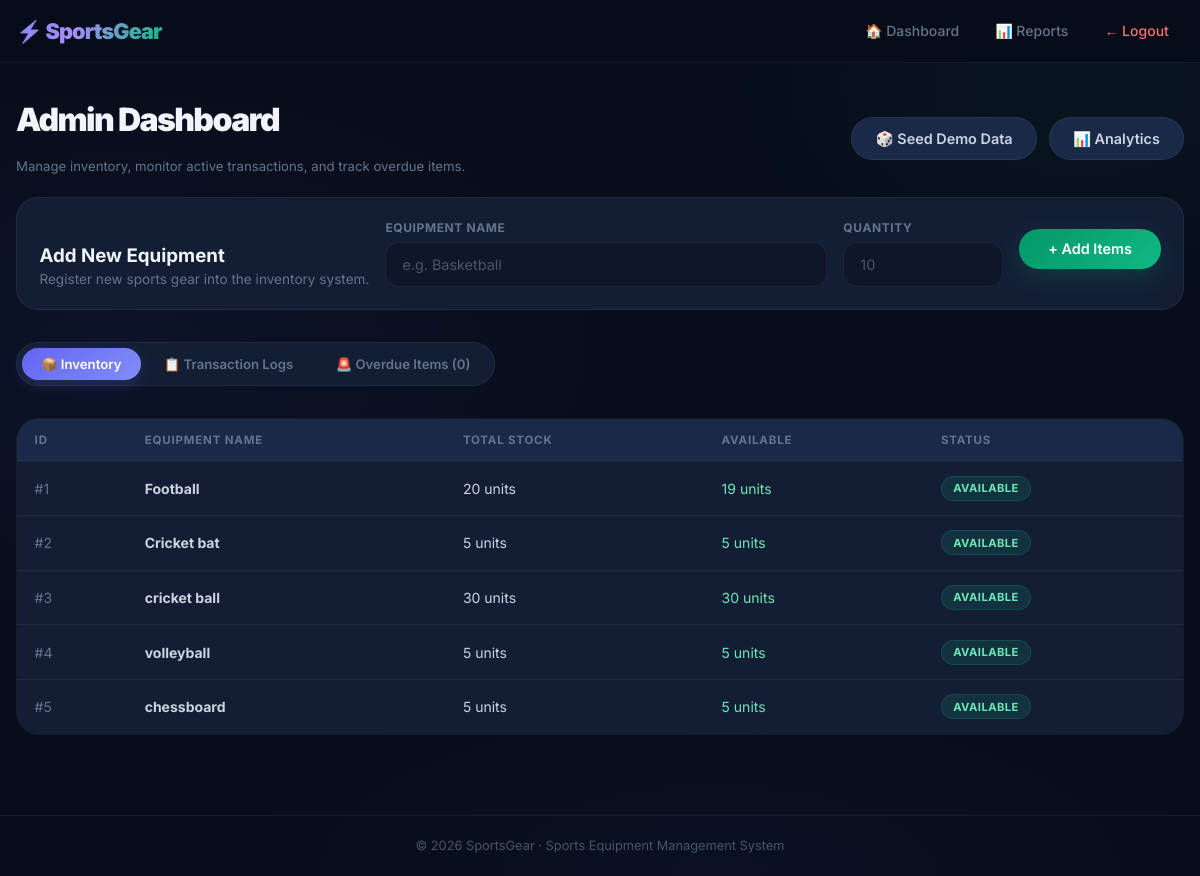
Page /admin_dashboard (signed in) on the committed database.
### tables this page shows
CREATE TABLE equipment (
            id            INTEGER PRIMARY KEY AUTOINCREMENT,
            name          TEXT    NOT NULL,
            total_qty     INTEGER NOT NULL,
            available_qty INTEGER NOT NULL
        );

### app.py (the view)
@app.route('/admin_dashboard')
def admin_dashboard():
    if 'user_id' not in session or session.get('role') != 'admin':
        return redirect('/login')
    cur = get_db().cursor()
    cur.execute("SELECT * FROM equipment")
    equipment = cur.fetchall()
    cur.execute("""
        SELECT t.id, u.name AS user_name, e.name AS equipment_name,
               t.issue_time, t.return_time, t.status, t.fine, u.email,
               CAST((julianday('now','localtime') - julianday(t.issue_time)) * 24 AS INTEGER) AS hours_elapsed
        FROM transactions t
        JOIN users u ON t.user_id = u.id
        JOIN equipment e ON t.equipment_id = e.id
        ORDER BY t.issue_time DESC
    """)
    logs = cur.fetchall()
    cur.execute("""
        SELECT t.id, u.name AS user_name, u.email, e.name AS equipment_name,
               t.issue_time,
               ROUND((julianday('now','localtime') - julianday(t.issue_time)) * 24, 1)        AS hours_elapsed,
               CAST(julianday('now','localtime') - julianday(t.issue_time) AS INTEGER)         AS days_elapsed,
               ROUND((julianday(t.expected_return) - julianday('now','localtime')) * 24, 1)   AS hours_remaining,
               t.fine
        FROM transactions t
        JOIN users u ON t.user_id = u.id
        JOIN equipment e ON t.equipment_id = e.id
        WHERE t.status = 'issued'
          AND (julianday('now','localtime') - julianday(t.issue_time)) * 24 > 24
        ORDER BY t.issue_time DESC
    """)
    overdue_items = cur.fetchall()
    cur.execute("""
        SELECT t.id, u.name AS user_name, u.email, e.name AS equipment_name,
               t.issue_time, t.return_time, t.fine,
               CAST(julianday(t.return_time) - julianday(t.issue_time) AS INTEGER) AS days_borrowed
        FROM transactions t
        JOIN users u ON t.user_id = u.id
        JOIN equipment e ON t.equipment_id = e.id
        WHERE t.status = 'late'
        ORDER BY t.return_time DESC
    """)
    late_returns = cur.fetchall()
    cur.execute("""
        SELECT DISTINCT u.id, u.name, u.email
        FROM transactions t
        JOIN users u ON t.user_id = u.id
        WHERE t.status = 'issued'
          AND (julianday('now','localtime') - julianday(t.issue_time)) > 7
    """)
    users_with_severe_overdue = cur.fetchall()
    return render_template('admin_dashboard.html',
                           equipment=equipment,
                           logs=logs,
                           overdue_items=overdue_items,
                           late_returns=late_returns,
                           users_with_severe_overdue=users_with_severe_overdue)

### app.py (called while the page is built)
def get_db():
    if 'db' not in g:
        g.db = sqlite3.connect(DATABASE)
        g.db.row_factory = sqlite3.Row   # rows accessible by index OR column name
    return g.db

### templates/admin_dashboard.html (shortened to what this page needs)
{% extends "base.html" %}
{% block content %}
<div class="section-header">
    <div>
        <h1 style="font-size: 2rem;">Admin Dashboard</h1>
        <p class="section-sub">Manage inventory, monitor active transactions, and track overdue items.</p>
    </div>
    <div style="display:flex;gap:.75rem;flex-wrap:wrap;">
        <a href="/seed_demo" class="btn btn-secondary"
           onclick="return confirm('This will clear all student accounts and re-seed fresh demo data with cricket, football, and other sports gear.\n\nProceed?');">
            🎲 Seed Demo Data
        </a>
        <a href="/reports" class="btn btn-secondary">📊 Analytics</a>
    </div>
</div>
<div class="admin-add-row">
    <div>
        <h3 style="margin-bottom: .25rem;">Add New Equipment</h3>
        <p style="font-size: .85rem; color: var(--muted);">Register new sports gear into the inventory system.</p>
    </div>
    <form action="/add_equipment" method="POST" style="display:flex;gap:1rem;flex:1;align-items:flex-end;">
        <div class="form-group">
            <label for="name">Equipment Name</label>
            <input type="text" id="name" name="name" placeholder="e.g. Basketball" required>
        </div>
        <div class="form-group" style="max-width: 150px;">
            <label for="qty">Quantity</label>
            <input type="number" id="qty" name="qty" min="1" placeholder="10" required>
        </div>
        <button type="submit" class="btn btn-success" style="padding-left:1.8rem;padding-right:1.8rem;margin-bottom:1.15rem;">+ Add Items</button>
    </form>
</div>
<div class="tab-bar">
    <button class="tab-btn active" onclick="switchTab('inventory')">📦 Inventory</button>
    <button class="tab-btn" onclick="switchTab('logs')">📋 Transaction Logs</button>
    <button class="tab-btn" onclick="switchTab('overdue')">🚨 Overdue Items ({{ overdue_items|length }})</button>
</div>
<div id="tab-inventory" class="tab-panel active">
    {% if equipment %}
    <div class="table-wrapper">
        <table class="table">
            <thead>
                <tr>
                    <th>ID</th>
                    <th>Equipment Name</th>
                    <th>Total Stock</th>
                    <th>Available</th>
                    <th>Status</th>
                </tr>
            </thead>
            <tbody>
                {% for e in equipment %}
                <tr>
                    <td style="color:var(--muted);">#{{ e.id }}</td>
                    <td><strong>{{ e.name }}</strong></td>
                    <td>{{ e.total_qty }} units</td>
                    <td>
                        <span style="color: {{ '#6ee7b7' if e.available_qty > 0 else '#fca5a5' }}">{{ e.available_qty }} units</span>
                    </td>
                    <td>
                        {% set ratio = e.available_qty / e.total_qty if e.total_qty > 0 else 0 %}
                        {% if ratio == 0 %}
                            <span class="badge badge-critical">OUT OF STOCK</span>
                        {% elif ratio <= 0.3 %}
                            <span class="badge badge-warn">LOW STOCK</span>
                        {% else %}
                            <span class="badge badge-ok">AVAILABLE</span>
                        {% endif %}
                    </td>
                </tr>
                {% endfor %}
            </tbody>
        </table>
    </div>
    {% else %}
    <div class="empty-state"><div class="empty-icon">📂</div><h3>No Equipment Found</h3><p>Inventory is empty. Add equipment using the form above.</p></div>
    {% endif %}
</div>
{% endblock %}

### static/style.css (style rules this page uses)
:root { --bg: #070d1a; --bg-2: #0f1629; --surface: #131e35; --surface-2: #1a2948; --surface-3: #1f3059; --border: rgba(99,102,241,0.18); --border-sub: rgba(255,255,255,0.06); --primary: #6366f1; --primary-2: #818cf8; --primary-glow: rgba(99,102,241,0.22); --emerald: #10b981; --emerald-glow: rgba(16,185,129,0.18); --danger: #ef4444; --danger-glow: rgba(239,68,68,0.2); --amber: #f59e0b; --amber-glow: rgba(245,158,11,0.2); --text: #f1f5f9; --text-2: #cbd5e1; --muted: #64748b; --muted-2:#475569; --shadow: 0 24px 64px rgba(0,0,0,.55); --shadow-sm: 0 8px 28px rgba(0,0,0,.35); --r-sm: 8px; --r: 14px; --r-lg: 22px; --r-xl: 30px; --r-pill:9999px; }
* { box-sizing:border-box;margin:0;padding:0; }
html { font-family:'Inter',system-ui,sans-serif; background:var(--bg); color:var(--text); scroll-behavior:smooth; }
body { min-height:100vh; background:var(--bg); background-image: radial-gradient(ellipse 80% 60% at 10% 40%, rgba(99,102,241,.07) 0%, transparent 55%), radial-gradient(ellipse 60% 50% at 90% 10%, rgba(16,185,129,.05) 0%, transparent 50%), radial-gradient(ellipse 70% 40% at 60% 100%, rgba(99,102,241,.04) 0%, transparent 60%); background-attachment:fixed; }
a { color:inherit;text-decoration:none; }
button,input,select,textarea { font:inherit; }
h1,h2,h3,h4 { color:var(--text); }
h1 { font-size:clamp(2.4rem,5.5vw,4.2rem);font-weight:900; line-height:1.04;letter-spacing:-.05em;margin-bottom:1.4rem; }
.btn { display:inline-flex;align-items:center;justify-content:center;gap:.45rem; border:none;border-radius:var(--r-pill); padding:.72rem 1.45rem;font-size:.9rem;font-weight:600; cursor:pointer;transition:all .2s ease;white-space:nowrap; }
.btn-secondary { background:var(--surface-2);color:var(--text-2);border:1px solid var(--border-sub); }
.btn-success { background:linear-gradient(135deg,#059669,#10b981);color:#fff; box-shadow:0 8px 24px var(--emerald-glow); }
.tab-bar { display:flex;flex-wrap:wrap;gap:.25rem; background:var(--surface);border:1px solid var(--border-sub); border-radius:var(--r-pill);padding:.3rem; width:fit-content;margin-bottom:2rem; }
.tab-btn { padding:.5rem 1.2rem;border:none;border-radius:var(--r-pill); font-size:.825rem;font-weight:600;cursor:pointer; background:transparent;color:var(--muted); transition:all .2s ease; }
.tab-btn.active { background:linear-gradient(135deg,var(--primary),var(--primary-2)); color:#fff;box-shadow:0 4px 14px var(--primary-glow); }
.tab-panel { display:none; }
.tab-panel.active { display:block;animation:fadein .25s ease; }
.table-wrapper { overflow-x:auto;border-radius:var(--r-lg);border:1px solid var(--border-sub); }
.table { width:100%;border-collapse:collapse;min-width:520px; }
.table th { padding:.85rem 1.1rem;text-align:left; font-size:.72rem;font-weight:700;text-transform:uppercase;letter-spacing:.07em; color:var(--muted);background:var(--surface-2);border-bottom:1px solid var(--border-sub); }
.table td { padding:.9rem 1.1rem;border-bottom:1px solid var(--border-sub); font-size:.875rem;color:var(--text-2);vertical-align:middle;background:var(--surface); }
.table tbody tr:last-child td { border-bottom:none; }
.badge { display:inline-flex;align-items:center;gap:.3rem; padding:.28rem .7rem;border-radius:var(--r-pill); font-size:.7rem;font-weight:700;letter-spacing:.04em;text-transform:uppercase;white-space:nowrap; }
.badge-ok { background:rgba(16,185,129,.13);color:#6ee7b7;border:1px solid rgba(16,185,129,.22); }
.section-header { display:flex;align-items:center;justify-content:space-between; gap:1rem;margin-bottom:1.4rem;flex-wrap:wrap; }
.section-sub { font-size:.825rem;color:var(--muted);margin-top:.2rem; }
.form-group { margin-bottom:1.15rem; }
label { display:block;font-size:.75rem;font-weight:700; color:var(--muted);margin-bottom:.45rem; letter-spacing:.05em;text-transform:uppercase; }
input,select,textarea { width:100%;padding:.8rem 1rem;border-radius:var(--r); border:1px solid var(--border-sub);background:var(--bg-2); color:var(--text);font-size:.9rem; transition:border-color .2s,box-shadow .2s; }
input::placeholder { color:var(--muted-2); }
.admin-add-row { display:flex;gap:1rem;align-items:flex-end;flex-wrap:wrap; background:var(--surface);border:1px solid var(--border-sub); border-radius:var(--r-lg);padding:1.4rem;margin-bottom:2rem; }
.admin-add-row .form-group { margin-bottom:0;flex:1;min-width:160px; }

### rows in the picture
equipment: id "1", name "Football", total_qty "20", available_qty "19"
equipment: id "2", name "Cricket bat", total_qty "5", available_qty "5"
equipment: id "3", name "cricket ball", total_qty "30", available_qty "30"
equipment: id "4", name "volleyball", total_qty "5", available_qty "5"
equipment: id "5", name "chessboard", total_qty "5", available_qty "5"

### other values in the picture
{{ overdue_items|length }} "0"
